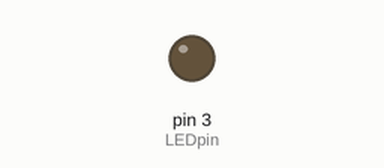
Simulated run of this sketch. Board: Arduino Uno, built with avr-gcc and run on an emulated ATmega328P. Shown: output pins drawn as LEDs (lit = HIGH).

Above: at 0.15 s.
At 16.14 s:
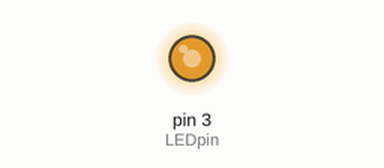
Timing chart, 0 to 16.0 s (numbered marks = the images above):
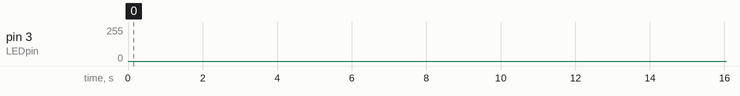

The sketch:

LED_PWM.ino
```cpp
int LEDpin=3;
void setup()
{
pinMode(LEDpin, OUTPUT);
}

void loop()
{
  for(int i=0; i<=255; i++)
  {
    analogWrite(LEDpin,i);
    delay(2);
  }

   for(int i=255; i>=0; i--)
  {
    analogWrite(LEDpin,i);
    delay(2);
  }
}
```
